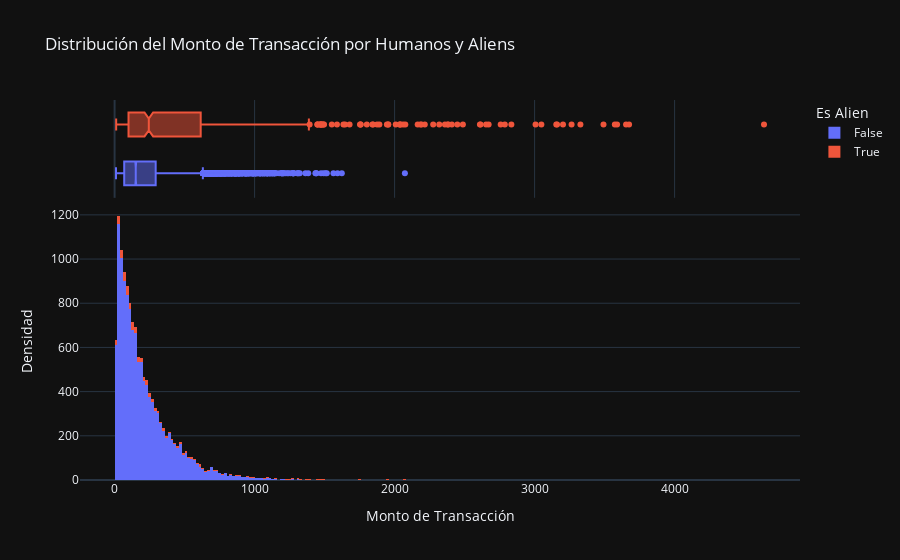

Notebook code for this chart:
### Markdown cell above
**Interpretación del Gráfico: Dispositivo Utilizado por Humanos y Aliens**

- **Humanos**: El dispositivo más usado son las **tablets**, seguidos por **celulares** y **computadores**.
- **Aliens**: Prefieren principalmente **computadores**, luego **celulares** y finalmente **tablets**.

- **Diferencias en Preferencias**: Las preferencias de dispositivos muestran una clara diferencia entre humanos y aliens, con cada grupo mostrando una inclinación distinta hacia los dispositivos disponibles.
- **Cantidad de Datos**: Hay una mayor cantidad de datos para humanos en comparación con aliens.

### Code cell
fig = px.histogram(
    df_pandas,
    x="Transaction Amount",
    color='Is An Alien',
    title="Distribución del Monto de Transacción por Humanos y Aliens",
    labels={'Transaction Amount': 'Monto de Transacción', 'Is An Alien': 'Es Alien'},
    marginal="box",
    template='plotly_dark'
)

fig.update_layout(yaxis_title='Densidad')

fig.show()

### Figure 1 — Plotly figure (JSON) as saved in the notebook; plotly's stock layout.template omitted (floating-point values rounded to 4 significant figures; data arrays with more than 128 entries replaced by an {"elided": "..."} marker saying what was removed)
{"data": [{"alignmentgroup": "True", "bingroup": "x", "hovertemplate": "Es Alien=False<br>Monto de Transacción=%{x}<br>count=%{y}<extra></extra>", "legendgroup": "False", "marker": {"color": "#636efa", "pattern": {"shape": ""}}, "name": "False", "offsetgroup": "False", "orientation": "v", "showlegend": true, "type": "histogram", "x": {"elided": "12700 float values"}, "xaxis": "x", "yaxis": "y"}, {"alignmentgroup": "True", "hovertemplate": "Es Alien=False<br>Monto de Transacción=%{x}<extra></extra>", "legendgroup": "False", "marker": {"color": "#636efa"}, "name": "False", "notched": true, "offsetgroup": "False", "showlegend": false, "type": "box", "x": {"elided": "12700 float values"}, "xaxis": "x2", "yaxis": "y2"}, {"alignmentgroup": "True", "bingroup": "x", "hovertemplate": "Es Alien=True<br>Monto de Transacción=%{x}<br>count=%{y}<extra></extra>", "legendgroup": "True", "marker": {"color": "#EF553B", "pattern": {"shape": ""}}, "name": "True", "offsetgroup": "True", "orientation": "v", "showlegend": true, "type": "histogram", "x": {"elided": "688 float values"}, "xaxis": "x", "yaxis": "y"}, {"alignmentgroup": "True", "hovertemplate": "Es Alien=True<br>Monto de Transacción=%{x}<extra></extra>", "legendgroup": "True", "marker": {"color": "#EF553B"}, "name": "True", "notched": true, "offsetgroup": "True", "showlegend": false, "type": "box", "x": {"elided": "688 float values"}, "xaxis": "x2", "yaxis": "y2"}], "layout": {"barmode": "relative", "legend": {"title": {"text": "Es Alien"}, "tracegroupgap": 0}, "title": {"text": "Distribución del Monto de Transacción por Humanos y Aliens"}, "xaxis": {"anchor": "y", "domain": [0, 1], "title": {"text": "Monto de Transacción"}}, "xaxis2": {"anchor": "y2", "domain": [0, 1], "matches": "x", "showgrid": true, "showticklabels": false}, "yaxis": {"anchor": "x", "domain": [0, 0.7326], "title": {"text": "Densidad"}}, "yaxis2": {"anchor": "x2", "domain": [0.7426, 1], "matches": "y2", "showgrid": false, "showline": false, "showticklabels": false, "ticks": ""}}}
